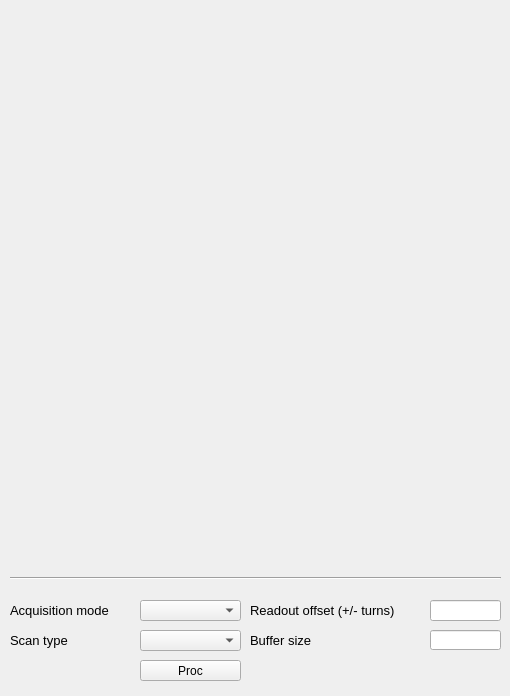
<?xml version="1.0" encoding="UTF-8"?>
<ui version="4.0">
 <class>TBTDDCSYNTH</class>
 <widget class="QMainWindow" name="TBTDDCSYNTH">
  <property name="geometry">
   <rect>
    <x>0</x>
    <y>0</y>
    <width>510</width>
    <height>696</height>
   </rect>
  </property>
  <property name="windowTitle">
   <string>Turn-by-Turn Amplitudes</string>
  </property>
  <property name="Title" stdset="0">
   <string>TBT AMPL &gt;&gt; $(BPM)</string>
  </property>
  <widget class="QWidget" name="centralwidget">
   <widget class="caCartesianPlot" name="tbttdpsynth_x">
    <property name="geometry">
     <rect>
      <x>9</x>
      <y>9</y>
      <width>491</width>
      <height>275</height>
     </rect>
    </property>
    <property name="font">
     <font>
      <family>Sans Serif</family>
      <pointsize>8</pointsize>
     </font>
    </property>
    <property name="Title" stdset="0">
     <string notr="true">Amplitudes A,B,C,D</string>
    </property>
    <property name="TitleX">
     <string notr="true">Turns</string>
    </property>
    <property name="TitleY">
     <string notr="true">Arbitrary units</string>
    </property>
    <property name="channels_1" stdset="0">
     <string notr="true">;$(BPM).Va</string>
    </property>
    <property name="Style_1">
     <enum>caCartesianPlot::Lines</enum>
    </property>
    <property name="symbol_1">
     <enum>caCartesianPlot::Star1</enum>
    </property>
    <property name="color_1">
     <color>
      <red>255</red>
      <green>0</green>
      <blue>0</blue>
     </color>
    </property>
    <property name="channels_2" stdset="0">
     <string notr="true">;$(BPM).Vb</string>
    </property>
    <property name="color_2">
     <color>
      <red>3</red>
      <green>0</green>
      <blue>255</blue>
     </color>
    </property>
    <property name="channels_3" stdset="0">
     <string notr="true">;$(BPM).Vc</string>
    </property>
    <property name="color_3">
     <color>
      <red>31</red>
      <green>173</green>
      <blue>30</blue>
     </color>
    </property>
    <property name="channels_4" stdset="0">
     <string notr="true">;$(BPM).Vd</string>
    </property>
    <property name="color_4">
     <color>
      <red>122</red>
      <green>12</green>
      <blue>114</blue>
     </color>
    </property>
    <property name="plotMode">
     <enum>caCartesianPlot::PlotNPointsAndStop</enum>
    </property>
    <property name="countNumOrChannel" stdset="0">
     <string notr="true"/>
    </property>
    <property name="triggerChannel" stdset="0">
     <string notr="true"/>
    </property>
    <property name="foreground">
     <color alpha="0">
      <red>255</red>
      <green>255</green>
      <blue>255</blue>
     </color>
    </property>
    <property name="gridColor">
     <color>
      <red>0</red>
      <green>0</green>
      <blue>0</blue>
     </color>
    </property>
    <property name="XaxisScaling" stdset="0">
     <enum>caCartesianPlot::Auto</enum>
    </property>
    <property name="XaxisLimits">
     <string>0;100</string>
    </property>
    <property name="YaxisLimits">
     <string>-1000000;-900000</string>
    </property>
   </widget>
   <widget class="Line" name="line">
    <property name="geometry">
     <rect>
      <x>10</x>
      <y>570</y>
      <width>491</width>
      <height>16</height>
     </rect>
    </property>
    <property name="orientation">
     <enum>Qt::Horizontal</enum>
    </property>
   </widget>
   <widget class="caCartesianPlot" name="tbtddcsynth_y">
    <property name="geometry">
     <rect>
      <x>9</x>
      <y>290</y>
      <width>491</width>
      <height>275</height>
     </rect>
    </property>
    <property name="font">
     <font>
      <family>Sans</family>
      <pointsize>8</pointsize>
     </font>
    </property>
    <property name="Title" stdset="0">
     <string notr="true">SUM</string>
    </property>
    <property name="TitleX">
     <string notr="true">Turns</string>
    </property>
    <property name="TitleY">
     <string notr="true">Arbitrary units</string>
    </property>
    <property name="channels_1" stdset="0">
     <string notr="true">;$(BPM).Sum</string>
    </property>
    <property name="Style_1">
     <enum>caCartesianPlot::Lines</enum>
    </property>
    <property name="symbol_1">
     <enum>caCartesianPlot::Star1</enum>
    </property>
    <property name="color_1">
     <color>
      <red>0</red>
      <green>0</green>
      <blue>0</blue>
     </color>
    </property>
    <property name="channels_2" stdset="0">
     <string notr="true"/>
    </property>
    <property name="symbol_2">
     <enum>caCartesianPlot::Star2</enum>
    </property>
    <property name="color_2">
     <color>
      <red>6</red>
      <green>0</green>
      <blue>255</blue>
     </color>
    </property>
    <property name="plotMode">
     <enum>caCartesianPlot::PlotNPointsAndStop</enum>
    </property>
    <property name="countNumOrChannel" stdset="0">
     <string notr="true"/>
    </property>
    <property name="triggerChannel" stdset="0">
     <string notr="true"/>
    </property>
    <property name="foreground">
     <color alpha="0">
      <red>255</red>
      <green>255</green>
      <blue>255</blue>
     </color>
    </property>
    <property name="gridColor">
     <color>
      <red>0</red>
      <green>0</green>
      <blue>0</blue>
     </color>
    </property>
    <property name="XaxisScaling" stdset="0">
     <enum>caCartesianPlot::Auto</enum>
    </property>
    <property name="XaxisLimits">
     <string>0;100</string>
    </property>
    <property name="YaxisLimits">
     <string>-1000000;-900000</string>
    </property>
   </widget>
   <widget class="QLabel" name="label_19">
    <property name="geometry">
     <rect>
      <x>250</x>
      <y>630</y>
      <width>181</width>
      <height>20</height>
     </rect>
    </property>
    <property name="font">
     <font>
      <pointsize>10</pointsize>
     </font>
    </property>
    <property name="text">
     <string>Buffer size</string>
    </property>
   </widget>
   <widget class="QLabel" name="label_20">
    <property name="geometry">
     <rect>
      <x>10</x>
      <y>630</y>
      <width>131</width>
      <height>20</height>
     </rect>
    </property>
    <property name="font">
     <font>
      <pointsize>10</pointsize>
     </font>
    </property>
    <property name="text">
     <string>Scan type</string>
    </property>
   </widget>
   <widget class="QLabel" name="label_21">
    <property name="geometry">
     <rect>
      <x>250</x>
      <y>600</y>
      <width>181</width>
      <height>20</height>
     </rect>
    </property>
    <property name="font">
     <font>
      <pointsize>10</pointsize>
     </font>
    </property>
    <property name="text">
     <string>Readout offset (+/- turns)</string>
    </property>
   </widget>
   <widget class="QLabel" name="label_22">
    <property name="geometry">
     <rect>
      <x>10</x>
      <y>600</y>
      <width>131</width>
      <height>20</height>
     </rect>
    </property>
    <property name="font">
     <font>
      <pointsize>10</pointsize>
     </font>
    </property>
    <property name="text">
     <string>Acquisition mode</string>
    </property>
   </widget>
   <widget class="caMenu" name="tbtddcsynth_acqm">
    <property name="geometry">
     <rect>
      <x>140</x>
      <y>600</y>
      <width>101</width>
      <height>21</height>
     </rect>
    </property>
    <property name="font">
     <font>
      <family>Sans</family>
      <pointsize>8</pointsize>
     </font>
    </property>
    <property name="channel" stdset="0">
     <string notr="true">$(BPM).ACQM</string>
    </property>
   </widget>
   <widget class="caMenu" name="tbtddcsynth_scan">
    <property name="geometry">
     <rect>
      <x>140</x>
      <y>630</y>
      <width>101</width>
      <height>21</height>
     </rect>
    </property>
    <property name="font">
     <font>
      <family>Sans</family>
      <pointsize>8</pointsize>
     </font>
    </property>
    <property name="channel" stdset="0">
     <string notr="true">$(BPM).SCAN</string>
    </property>
   </widget>
   <widget class="caMessageButton" name="camessagebutton">
    <property name="geometry">
     <rect>
      <x>140</x>
      <y>660</y>
      <width>101</width>
      <height>21</height>
     </rect>
    </property>
    <property name="text">
     <string>Proc</string>
    </property>
    <property name="flat">
     <bool>false</bool>
    </property>
    <property name="fontScaleMode">
     <enum>EPushButton::WidthAndHeight</enum>
    </property>
    <property name="channel" stdset="0">
     <string notr="true">$(BPM).PROC</string>
    </property>
    <property name="background">
     <color>
      <red>255</red>
      <green>255</green>
      <blue>255</blue>
     </color>
    </property>
    <property name="pressMessage">
     <string notr="true">1</string>
    </property>
   </widget>
   <widget class="caTextEntry" name="tbtddcsynth_offs">
    <property name="geometry">
     <rect>
      <x>430</x>
      <y>600</y>
      <width>71</width>
      <height>21</height>
     </rect>
    </property>
    <property name="font">
     <font>
      <family>Monospace</family>
      <pointsize>10</pointsize>
     </font>
    </property>
    <property name="alignment">
     <set>Qt::AlignRight|Qt::AlignTrailing|Qt::AlignVCenter</set>
    </property>
    <property name="channel" stdset="0">
     <string notr="true">$(BPM).OFFS</string>
    </property>
    <property name="foreground">
     <color>
      <red>170</red>
      <green>0</green>
      <blue>0</blue>
     </color>
    </property>
    <property name="background">
     <color>
      <red>255</red>
      <green>255</green>
      <blue>127</blue>
     </color>
    </property>
    <property name="colorMode">
     <enum>caLineEdit::Static</enum>
    </property>
    <property name="fontScaleMode">
     <enum>caLineEdit::WidthAndHeight</enum>
    </property>
   </widget>
   <widget class="caTextEntry" name="tbtddcsynth_ngrp">
    <property name="geometry">
     <rect>
      <x>430</x>
      <y>630</y>
      <width>71</width>
      <height>20</height>
     </rect>
    </property>
    <property name="font">
     <font>
      <family>Monospace</family>
      <pointsize>9</pointsize>
     </font>
    </property>
    <property name="alignment">
     <set>Qt::AlignRight|Qt::AlignTrailing|Qt::AlignVCenter</set>
    </property>
    <property name="channel" stdset="0">
     <string notr="true">$(BPM).NGRP</string>
    </property>
    <property name="foreground">
     <color>
      <red>170</red>
      <green>0</green>
      <blue>0</blue>
     </color>
    </property>
    <property name="background">
     <color>
      <red>255</red>
      <green>255</green>
      <blue>127</blue>
     </color>
    </property>
    <property name="colorMode">
     <enum>caLineEdit::Static</enum>
    </property>
    <property name="precisionMode">
     <enum>caLineEdit::User</enum>
    </property>
    <property name="limitsMode">
     <enum>caLineEdit::User</enum>
    </property>
    <property name="maxValue">
     <double>100000.000000000000000</double>
    </property>
    <property name="minValue">
     <double>10.000000000000000</double>
    </property>
    <property name="fontScaleMode">
     <enum>caLineEdit::WidthAndHeight</enum>
    </property>
   </widget>
  </widget>
 </widget>
 <customwidgets>
  <customwidget>
   <class>QwtPlot</class>
   <extends>QFrame</extends>
   <header>qwt_plot.h</header>
  </customwidget>
  <customwidget>
   <class>caMenu</class>
   <extends>QComboBox</extends>
   <header>caMenu</header>
  </customwidget>
  <customwidget>
   <class>caTextEntry</class>
   <extends>caLineEdit</extends>
   <header>caTextEntry</header>
  </customwidget>
  <customwidget>
   <class>caMessageButton</class>
   <extends>QPushButton</extends>
   <header>caMessageButton</header>
  </customwidget>
  <customwidget>
   <class>caLineEdit</class>
   <extends>QLineEdit</extends>
   <header>caLineEdit</header>
  </customwidget>
  <customwidget>
   <class>caCartesianPlot</class>
   <extends>QwtPlot</extends>
   <header>caCartesianPlot</header>
  </customwidget>
 </customwidgets>
 <resources/>
 <connections/>
</ui>
